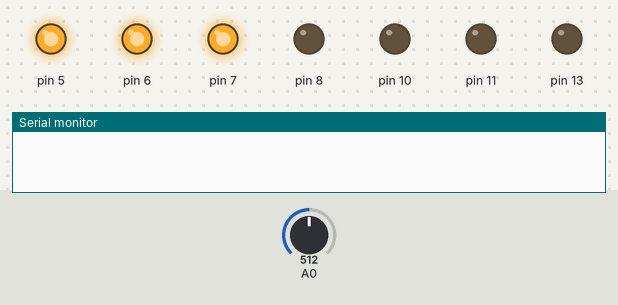
This sketch was run on a simulated Arduino Uno, built with avr-gcc and run on an emulated ATmega328P. Parts: output pins drawn as LEDs (lit = HIGH), the last lines printed to the serial monitor. Inputs (shaded band) come from the test bench; at power-on: A0 = 512. Storage starts empty; pins used as bus, display or sensor lines are not drawn.

Above: at 0.1 s.
At 3.2 s:
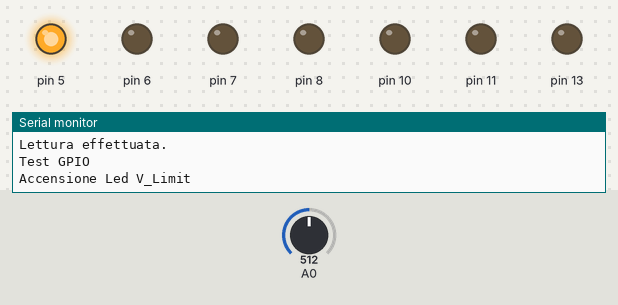
At 4.2 s:
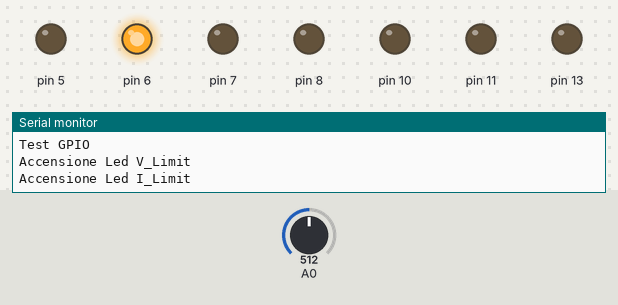
At 16.3 s:
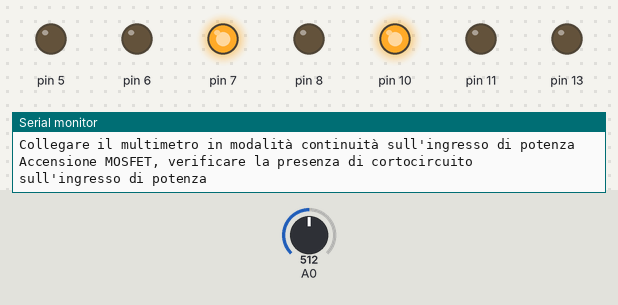
At 32.8 s:
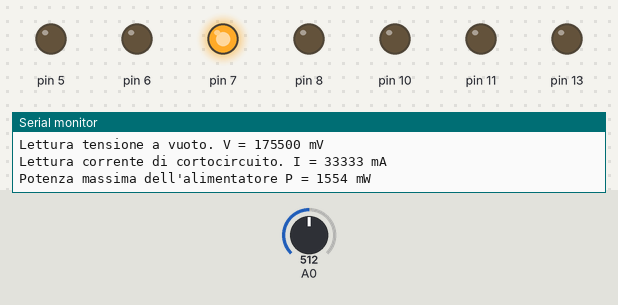
Timing chart, 0 to 34.3 s (numbered marks = the images above):
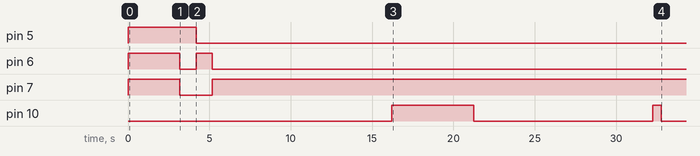

The sketch:

test.ino
```cpp
/*
  400W Digital Load with LCD and SD Card
  2021© Brian Vincenzo Castellese

  SKETCH DI TEST & DEBUG
  COLLEGARE AL MONITOR SERIALE PER LEGGERE I DATI INVIATI DALLA SCHEDA

  -- CON QUESTO CODICE NON ALIMENTARE IL CARICO DALL'INGRESSO DI POTENZA CON UN ALIMENTATORE NON LIMITATO IN CORRENTE O UNA BATTERIA. ESPLOSIONE DEI MOSFET GARANTITA --
  -- ALIMENTARE LA SCHEDA SOLTANTO ATTRAVERSO L'ENTRATA 12V o ATTRAVERSO IL PROGRAMMATORE FTDI STESSO ( 5V ), E SUCCESSIVAMENTE COLLEGARE UN ALIMENTATORE LIMITATO IN CORRENTE SULL'ALIMENTAZIONE DI POTENZA --

  L'LCD NON E' IMPLEMENTATO, DA TESTARE SEPARATAMENTE.

  SD CARD:
  SCK = 13 (PB5)
  MISO = 12 (PB4)
  MOSI = 11 (PB3)
  CS = 8 (PB0)

  LCD:
    TX = 0 (PD0)
    RX = 1 (PD1)

  LOAD:
    Vin = A0 (PC0)
    Iin = A1 (PC1)
    Gate = 10 (PB2)

  LEDs:
    V_limit = 5 (PD5)
    I_limit = 6 (PD6)
    P_limit = 7 (PD7)
*/

#include <SPI.h>
#include <SD.h>
File myFile;

#define Vratio 70.2 //(partitore 270K + 3.9K)
#define Iratio 0.005 //(current sense amplifier)
#define Rvalue 0.000375 //valore shunt in ohm

void setup() {

  //GPIO setup
  DDRD = 0b11100010;
  PORTD = 0b11100011;
  DDRC = 0b00000000;
  PORTC = 0b00000000;
  DDRB = 0b00101101;
  PORTB = 0b00010000;

  //ADC Setup
  ADMUX = (1<<REFS0); //AVcc attivo
  ADCSRA = 0b11000100; //Attiva ADC a 1MHz e avvia la prima conversione
  while(ADCSRA & (1<<ADSC)); //Aspetta la fine della conversione

  Serial.begin(9600);
  delay(500);
  Serial.println("TEST PCB AVVIATO");
  delay(500);
  Serial.println("");
  Serial.println("Test scheda SD, modalità SPI");
  if (SD.begin(8)) Serial.println("SD inizializzata"); else Serial.println("Errore SD");
  Serial.println("Creazione e apertura file test.txt");
  myFile = SD.open("test.txt", FILE_WRITE);
  if (myFile) {
    Serial.println("File aperto. Scrittura avviata");
    String textString = "se leggi questo la scheda SD è funzionante";
    myFile.print(textString);
    myFile.close();
  } else {
    Serial.println("Errore file");
  }

  Serial.println("Verifica contenuto file:");
  myFile = SD.open("test.txt");
  if (myFile) {
    Serial.println("File test.txt aperto. Contenuto file:");

    while (myFile.available()) {
      Serial.write(myFile.read());
    }
    myFile.close();
    Serial.println("");
    Serial.println("Lettura effettuata.");
  } else {
    Serial.println("Errore apertura file test.txt");
  }

  delay(1000);
  Serial.println("");
  Serial.println("Test GPIO");
  delay(1000);
  Serial.println("Accensione Led V_Limit");
  PORTD &= 0b00011111;
  PORTD |= (1 << 5);
  delay(1000);
  Serial.println("Accensione Led I_Limit");
  PORTD &= 0b00011111;
  PORTD |= (1 << 6);
  delay(1000);
  Serial.println("Accensione Led P_Limit");
  PORTD &= 0b00011111;
  PORTD |= (1 << 7);
  delay(1000);
  Serial.println("Collegare il multimetro in modalità continuità sull'ingresso di potenza");
  delay(10000);
  Serial.println("Accensione MOSFET, verificare la presenza di cortocircuito sull'ingresso di potenza");
  PORTB |= (1 << 2);
  delay(5000);
  Serial.println("Spegnimento MOSFET, verificare la presenza di circuito aperto sull'ingresso di potenza");
  PORTB &= ~(1 << 2);
  delay(5000);

  Serial.println("");
  Serial.println("Test ADC");
  delay(1000);
  Serial.println("Collegare un alimentatore limitato a 1A sull'ingresso di potenza");
  delay(5000);
  Serial.print("Lettura tensione a vuoto. V = ");
  uint32_t Vin = ADCread(0)*(5000.0 / 1024.0)*Vratio;
  Serial.print(Vin);
  Serial.println(" mV");
  Serial.print("Lettura corrente di cortocircuito. I = ");
  PORTB |= (1 << 2);
  delay(500);
  uint32_t Iin = ADCread(1)*(5000.0 / 1024.0)*(Iratio / Rvalue);
  Serial.print(Iin);
  Serial.println(" mA");
  PORTB &= ~(1 << 2);
  Serial.print("Potenza massima dell'alimentatore P = ");
  uint32_t Pin = (Vin * Iin) / 1000000.0;
  Serial.print(Pin);
  Serial.println(" mW");

  delay(1000);
  Serial.println("Test concluso.");

}

void loop() {

}

uint16_t ADCread(uint8_t Channel){
  ADMUX &= 0b11110000;
  if(Channel < 8) ADMUX |= Channel; else ADMUX |= 0b00001111;
  ADCSRA |= (1<<ADSC); //Avvia conversione
  while(ADCSRA & (1<<ADSC)); //Aspetta la fine della conversione
  return ADC;
}
```
